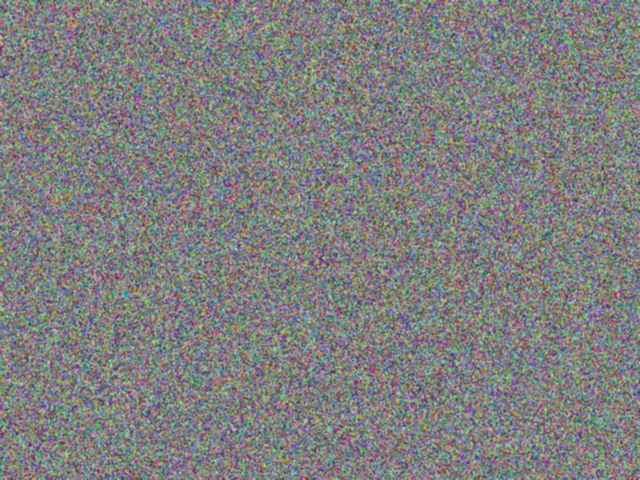
#> input picture 3D MODEL/left.jpg, 640 x 480 px
$ python '3D Model from Stereo Pair.py'
#> lines starting #> are read from the running program, lines starting #| are printed output that depends on the picture; after the words box and inside, x2 and y2 are one past the last pixel; in counts of white or black regions, pixels touching at a corner belong together
import cv2
import numpy as np
import os

# images are read from the same folder as this file
folder = os.path.dirname(os.path.abspath(__file__))

# read left and right images
left = cv2.imread(os.path.join(folder, "left.jpg"))
#> left is the input picture: shape (480, 640, 3); mean B, G, R 127.5, 127.5, 127.5
right = cv2.imread(os.path.join(folder, "right.jpg"))
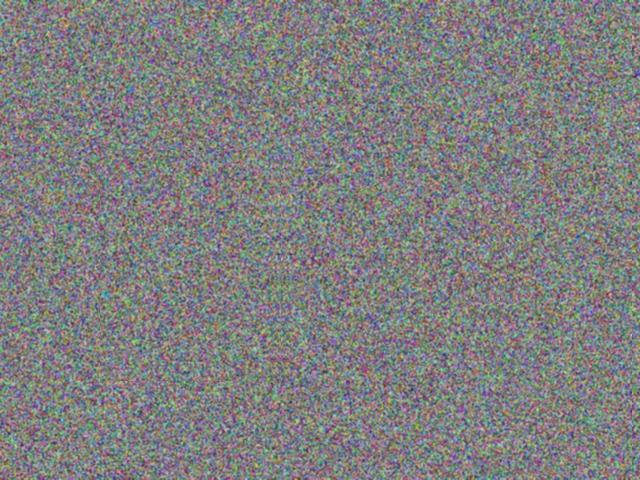
#> input picture 3D MODEL/right.jpg, 640 x 480 px
#> right is the input picture: shape (480, 640, 3); mean B, G, R 127.5, 127.5, 127.5

if left is None or right is None:
    print("Images not found")
    exit()

# convert to gray
grayL = cv2.cvtColor(left, cv2.COLOR_BGR2GRAY)
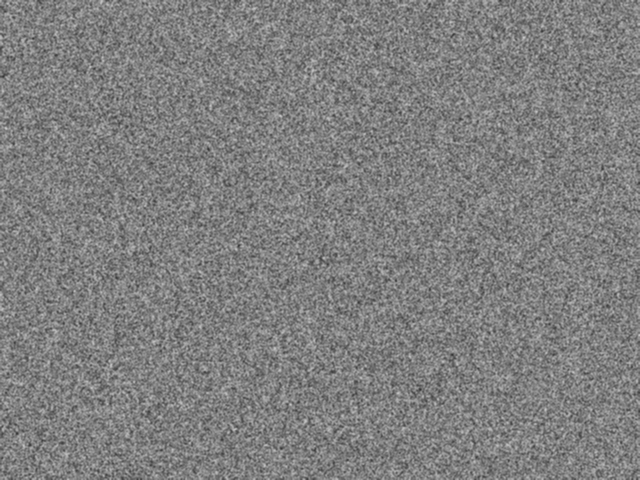
#> grayL: shape (480, 640); min 51, max 199, mean 127.5
grayR = cv2.cvtColor(right, cv2.COLOR_BGR2GRAY)
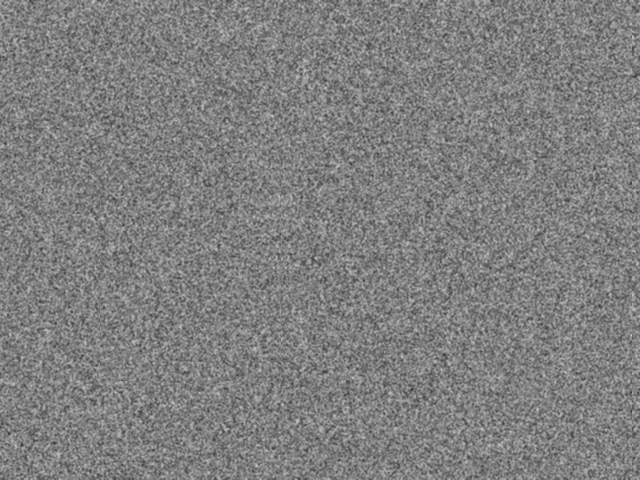
#> grayR: shape (480, 640); min 51, max 199, mean 127.5

# disparity map
stereo = cv2.StereoSGBM_create(minDisparity=0, numDisparities=64, blockSize=5)
disparity = stereo.compute(grayL, grayR).astype(np.float32) / 16.0
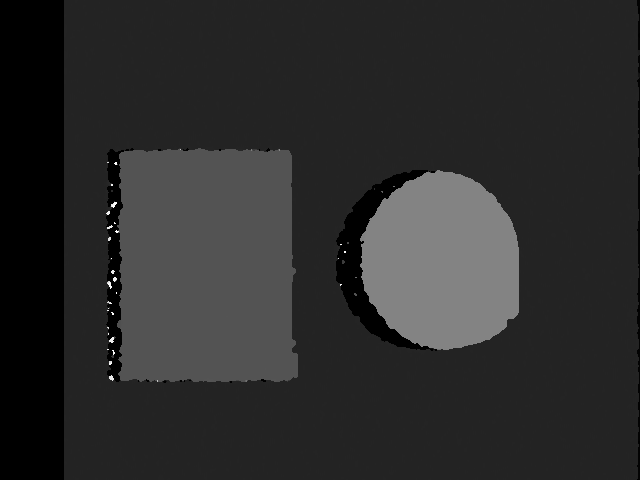
#> disparity: shape (480, 640) float32; min -1, max 63, mean 10.2; drawn with min black and max white

# convert to 3D points
h, w = grayL.shape
#> h = 480; w = 640
f = 0.8 * w
#> f = 512
Q = np.float32([[1, 0, 0, -w / 2],
                [0, -1, 0, h / 2],
                [0, 0, 0, -f],
                [0, 0, 1, 0]])
points = cv2.reprojectImageTo3D(disparity, Q)
#> points: shape (480, 640, 3) float32; 0.26% of the values are NaN or infinite; the others: min -585.1, max 512, mean 16.81

# save 3D model as ply file
colors = cv2.cvtColor(left, cv2.COLOR_BGR2RGB)
mask = disparity > 1
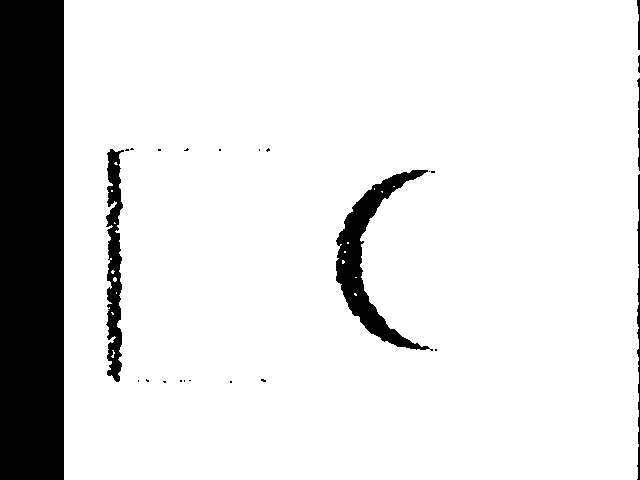
#> mask: shape (480, 640) bool; 87.4% white; 25 black regions (18 under 20 px), largest, box (x1, y1, x2, y2) and area: (0, 0, 64, 480) 30720, (336, 170, 433, 351) 4396, (106, 149, 124, 382) 2574
points = points[mask]
colors = colors[mask]

with open(os.path.join(folder, "model.ply"), "w") as file:
    file.write("ply\nformat ascii 1.0\n")
    file.write("element vertex " + str(len(points)) + "\n")
    file.write("property float x\nproperty float y\nproperty float z\n")
    file.write("property uchar red\nproperty uchar green\nproperty uchar blue\n")
    file.write("end_header\n")
    for p, c in zip(points, colors):
        file.write(f"{p[0]} {p[1]} {p[2]} {c[0]} {c[1]} {c[2]}\n")
#> this loop made 268584 passes
#> (p, c) on passes 1 to 3: ([-32, 30, -64], [133, 136, 127]), ([-31.88, 30, -64], [135, 155, 120]), ([-31.75, 30, -64], [142, 169, 134])

# show disparity
disp_img = cv2.normalize(disparity, None, 0, 255, cv2.NORM_MINMAX).astype(np.uint8)
cv2.imwrite(os.path.join(folder, "disparity.png"), disp_img)
cv2.imshow("Disparity Map", disp_img)
cv2.waitKey(0)
cv2.destroyAllWindows()

print("Done. Saved disparity.png and model.ply")
